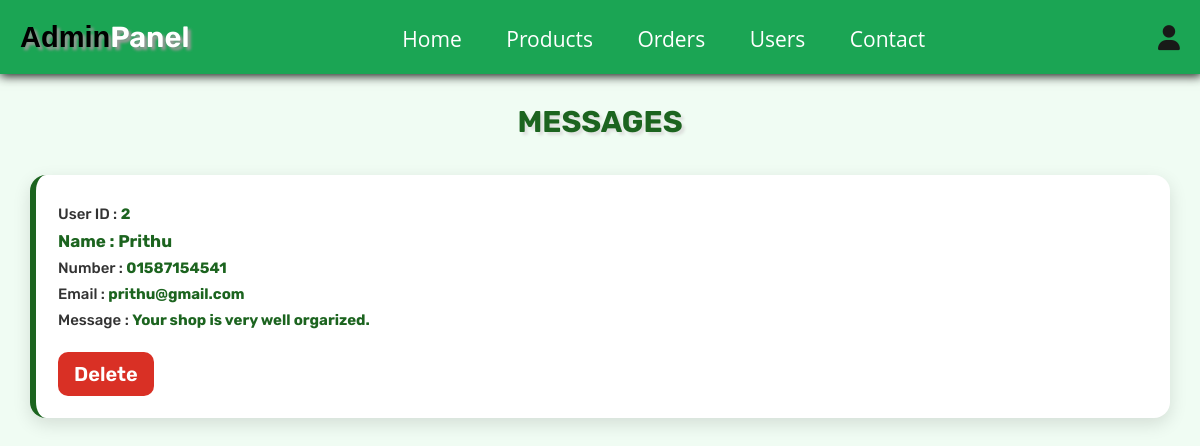
Screenshot of /admin_contacts.php (signed in) with the database file from the repository.
### tables this page shows
CREATE TABLE
  `message` (
    `id` int (100) NOT NULL,
    `user_id` int (100) NOT NULL,
    `name` varchar(100) NOT NULL,
    `email` varchar(100) NOT NULL,
    `number` varchar(12) NOT NULL,
    `message` varchar(500) NOT NULL
  );

### admin_contacts.php (the view, shortened to what this page needs)
<?php
@include 'config.php';
?>
<!DOCTYPE html>
<html lang="en">
<head>
   <link rel="stylesheet" href="https://cdnjs.cloudflare.com/ajax/libs/font-awesome/6.1.1/css/all.min.css">
   <link rel="stylesheet" href="css/cssstyle.css">
</head>
<body>
   <?php include 'admin_header.php'; ?>
   <section class="messages">
      <h1 class="title">messages</h1>
      <div class="box-container">
         <?php
         $select_message = $conn->prepare("SELECT * FROM `message`");
         $select_message->execute();
         if ($select_message->rowCount() > 0) {
            while ($fetch_message = $select_message->fetch(PDO::FETCH_ASSOC)) {
         ?>
               <div class="box">
                  <p> User ID : <span><?= $fetch_message['user_id']; ?></span> </p>
                  <p class="name"> Name : <span><?= $fetch_message['name']; ?></span> </p>
                  <p> Number : <span><?= $fetch_message['number']; ?></span> </p>
                  <p> Email : <span><?= $fetch_message['email']; ?></span> </p>
                  <p> Message : <span><?= $fetch_message['message']; ?></span> </p>
                  <a href="admin_contacts.php?delete=<?= $fetch_message['id']; ?>" onclick="return confirm('delete this message?');" class="delete-btn">delete</a>
               </div>
         <?php
            }
         } else {
            echo '<p class="empty">you have no messages!</p>';
         }
         ?>
      </div>
   </section>
</body>
</html>

### css/cssstyle.css (style rules this page uses)
.messages .title { text-align: center; font-size: 30px; font-weight: 700; color: #1c641f; margin-bottom: 25px; }
.messages .box-container { display: grid; grid-template-columns: repeat(auto-fit, minmax(330px, 1fr)); gap: 22px; padding: 10px; }
.messages .box { background: #ffffff; padding: 22px; border-radius: 16px; border-left: 6px solid #1c641f; box-shadow: 0 6px 18px rgba(0, 0, 0, 0.12); transition: 0.25s ease-in-out; }
.messages .box p { font-size: 15px; margin: 8px 0; font-weight: 500; color: #333; }
.messages .box p span { color: #1c641f; font-weight: 700; }
.messages .box .name { font-size: 17px; font-weight: 700; color: #1c641f; }
.messages .delete-btn { display: inline-block; margin-top: 15px; padding: 10px 16px; background: #d93025; color: #fff !important; border-radius: 10px; font-weight: 600; text-align: center; text-decoration: none; transition: .2s ease-in-out; }

### css/components.css (style rules this page uses)
:root { --green: rgb(38, 173, 95); --orange: #f39c12; --red: #e74c3c; --black: #333; --light-color: #666; --white: #fff; --light-bg: #f6f6f6; --border: 0.2rem solid var(--black); --box-shadow: 0 0.5rem 1rem rgba(0, 0, 0, 0.1); --text-decoration: none; }
* { font-family: "Rubik", sans-serif; margin: 0; padding: 0; box-sizing: border-box; outline: none; border: none; text-decoration: none; }
body { background-color: rgb(240, 252, 243); }
html { font-size: 62.5%; overflow-x: hidden; scroll-behavior: smooth; scroll-padding-top: 6.5rem; }
section { padding: 3rem 2rem; max-width: 1200px; margin: 0 auto; }
.btn, .delete-btn, .option-btn { display: block; margin-top: 1rem; border-radius: 0.6rem; color: var(--white); font-size: 2rem; padding: 10px; text-transform: capitalize; cursor: pointer; text-align: center; }
.delete-btn { background-color: var(--red); }
.title { text-align: center; margin-bottom: 2.5rem; text-transform: uppercase; color:rgb(0, 0, 0); font-size: 2.9rem; text-shadow: 3px 3px 3px #dde0dd; }

### rows the page displays
message: user "2", name "Prithu", number "01587154541", email "prithu@gmail.com", message "Your shop is very well orgarized."
